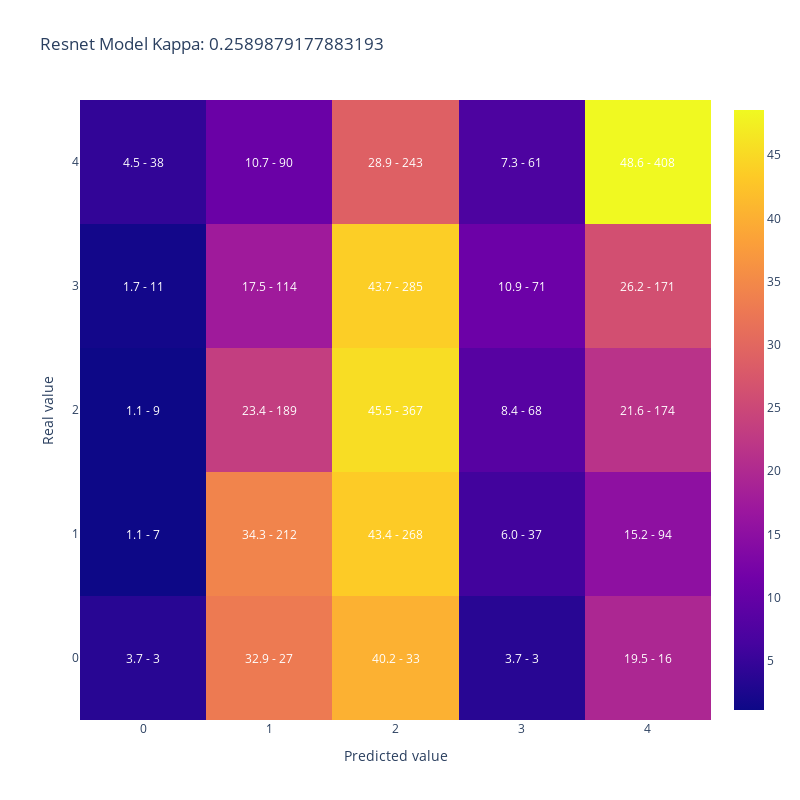

Source (notebook cell):
### Code cell
plot_confusion_matrix(merged_datasets['AdoptionSpeed'],
                      merged_datasets['resnet_pred'], 
                    title = 'Resnet Model Kappa: ' + str(cohen_kappa_score(merged_datasets['AdoptionSpeed'],
                                                                    merged_datasets['resnet_pred'], 
                                                                    weights='quadratic')))

### Figure 1 — Plotly figure (JSON) as saved in the notebook; plotly's stock layout.template omitted (floating-point values rounded to 4 significant figures)
{"data": [{"type": "heatmap", "x": [0, 1, 2, 3, 4], "y": [0, 1, 2, 3, 4], "z": [[3.659, 32.93, 40.24, 3.659, 19.51], [1.133, 34.3, 43.37, 5.987, 15.21], [1.115, 23.42, 45.48, 8.426, 21.56], [1.687, 17.48, 43.71, 10.89, 26.23], [4.524, 10.71, 28.93, 7.262, 48.57]]}], "layout": {"annotations": [{"font": {"color": "white"}, "showarrow": false, "text": "3.7 - 3", "x": 0, "xref": "x", "y": 0, "yref": "y"}, {"font": {"color": "white"}, "showarrow": false, "text": "32.9 - 27", "x": 1, "xref": "x", "y": 0, "yref": "y"}, {"font": {"color": "white"}, "showarrow": false, "text": "40.2 - 33", "x": 2, "xref": "x", "y": 0, "yref": "y"}, {"font": {"color": "white"}, "showarrow": false, "text": "3.7 - 3", "x": 3, "xref": "x", "y": 0, "yref": "y"}, {"font": {"color": "white"}, "showarrow": false, "text": "19.5 - 16", "x": 4, "xref": "x", "y": 0, "yref": "y"}, {"font": {"color": "white"}, "showarrow": false, "text": "1.1 - 7", "x": 0, "xref": "x", "y": 1, "yref": "y"}, {"font": {"color": "white"}, "showarrow": false, "text": "34.3 - 212", "x": 1, "xref": "x", "y": 1, "yref": "y"}, {"font": {"color": "white"}, "showarrow": false, "text": "43.4 - 268", "x": 2, "xref": "x", "y": 1, "yref": "y"}, {"font": {"color": "white"}, "showarrow": false, "text": "6.0 - 37", "x": 3, "xref": "x", "y": 1, "yref": "y"}, {"font": {"color": "white"}, "showarrow": false, "text": "15.2 - 94", "x": 4, "xref": "x", "y": 1, "yref": "y"}, {"font": {"color": "white"}, "showarrow": false, "text": "1.1 - 9", "x": 0, "xref": "x", "y": 2, "yref": "y"}, {"font": {"color": "white"}, "showarrow": false, "text": "23.4 - 189", "x": 1, "xref": "x", "y": 2, "yref": "y"}, {"font": {"color": "white"}, "showarrow": false, "text": "45.5 - 367", "x": 2, "xref": "x", "y": 2, "yref": "y"}, {"font": {"color": "white"}, "showarrow": false, "text": "8.4 - 68", "x": 3, "xref": "x", "y": 2, "yref": "y"}, {"font": {"color": "white"}, "showarrow": false, "text": "21.6 - 174", "x": 4, "xref": "x", "y": 2, "yref": "y"}, {"font": {"color": "white"}, "showarrow": false, "text": "1.7 - 11", "x": 0, "xref": "x", "y": 3, "yref": "y"}, {"font": {"color": "white"}, "showarrow": false, "text": "17.5 - 114", "x": 1, "xref": "x", "y": 3, "yref": "y"}, {"font": {"color": "white"}, "showarrow": false, "text": "43.7 - 285", "x": 2, "xref": "x", "y": 3, "yref": "y"}, {"font": {"color": "white"}, "showarrow": false, "text": "10.9 - 71", "x": 3, "xref": "x", "y": 3, "yref": "y"}, {"font": {"color": "white"}, "showarrow": false, "text": "26.2 - 171", "x": 4, "xref": "x", "y": 3, "yref": "y"}, {"font": {"color": "white"}, "showarrow": false, "text": "4.5 - 38", "x": 0, "xref": "x", "y": 4, "yref": "y"}, {"font": {"color": "white"}, "showarrow": false, "text": "10.7 - 90", "x": 1, "xref": "x", "y": 4, "yref": "y"}, {"font": {"color": "white"}, "showarrow": false, "text": "28.9 - 243", "x": 2, "xref": "x", "y": 4, "yref": "y"}, {"font": {"color": "white"}, "showarrow": false, "text": "7.3 - 61", "x": 3, "xref": "x", "y": 4, "yref": "y"}, {"font": {"color": "white"}, "showarrow": false, "text": "48.6 - 408", "x": 4, "xref": "x", "y": 4, "yref": "y"}], "height": 800, "title": {"text": "Resnet Model Kappa: 0.2589879177883193"}, "width": 800, "xaxis": {"title": {"text": "Predicted value"}}, "yaxis": {"title": {"text": "Real value"}}}}
